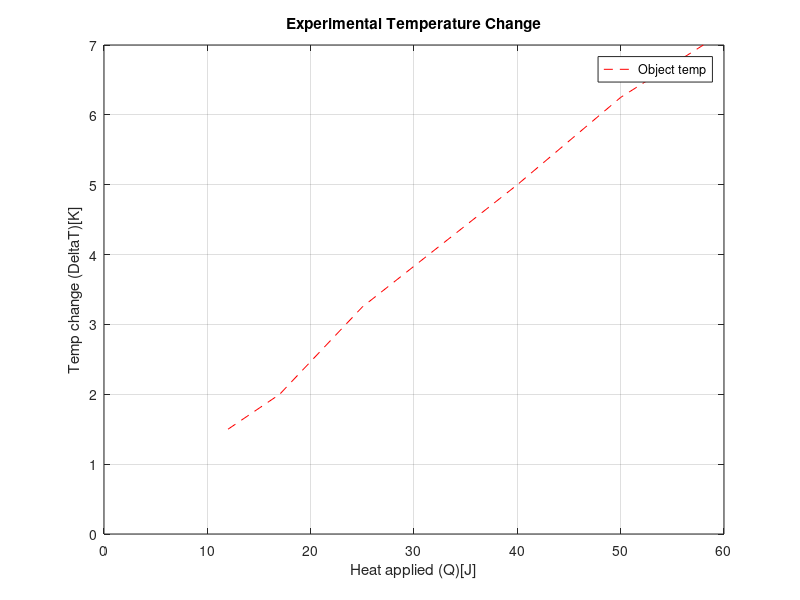

The MATLAB source for this figure:
%{
Deion Nwaefulu   ENGR 1300-002  2016-11-1
dcn6334_RQ11_CH18: Create a proper plot of the experiment temperature change
(Delta T, ordinate) versus the heat applied (Q, abscissa).
Heat: Heat applied (Q)[J]
Temp: Temp change (DeltaT)[K]
%}
clc
clear
clear all
Heat = [12 17 25 40 50 58];
Temp = [1.50 2.00 3.25 5.00 6.25 7.00];

plot(Heat,Temp,'r--','MarkerFaceColor','r')

grid on
title('Experimental Temperature Change')
legend('Object temp','Location','Best')
xlabel('Heat applied (Q)[J]')
ylabel('Temp change (DeltaT)[K]')
axis([0 60 0 7.00])